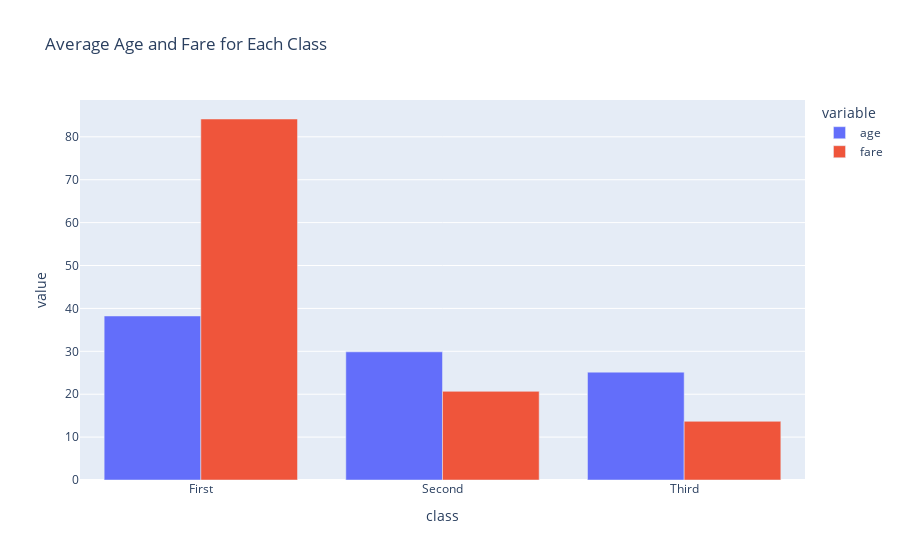

The code cell stored with this chart in its notebook:
### Code cell
# creata a dataset of titanic_data calculating the average age and fare for each class
average_age_fare = titanic_data.groupby('class')[['age', 'fare']].mean().reset_index()
# Plot the average age and fare for each class
fig_avg = px.bar(average_age_fare, x='class', y=['age', 'fare'], title='Average Age and Fare for Each Class', barmode='group')
fig_avg.show()

### Figure 1 — Plotly figure (JSON) as saved in the notebook; plotly's stock layout.template omitted (floating-point values rounded to 4 significant figures)
{"data": [{"alignmentgroup": "True", "hovertemplate": "variable=age<br>class=%{x}<br>value=%{y}<extra></extra>", "legendgroup": "age", "marker": {"color": "#636efa", "pattern": {"shape": ""}}, "name": "age", "offsetgroup": "age", "orientation": "v", "showlegend": true, "textposition": "auto", "type": "bar", "x": ["First", "Second", "Third"], "xaxis": "x", "y": [38.23, 29.88, 25.14], "yaxis": "y"}, {"alignmentgroup": "True", "hovertemplate": "variable=fare<br>class=%{x}<br>value=%{y}<extra></extra>", "legendgroup": "fare", "marker": {"color": "#EF553B", "pattern": {"shape": ""}}, "name": "fare", "offsetgroup": "fare", "orientation": "v", "showlegend": true, "textposition": "auto", "type": "bar", "x": ["First", "Second", "Third"], "xaxis": "x", "y": [84.15, 20.66, 13.68], "yaxis": "y"}], "layout": {"barmode": "group", "legend": {"title": {"text": "variable"}, "tracegroupgap": 0}, "title": {"text": "Average Age and Fare for Each Class"}, "xaxis": {"anchor": "y", "domain": [0, 1], "title": {"text": "class"}}, "yaxis": {"anchor": "x", "domain": [0, 1], "title": {"text": "value"}}}}
